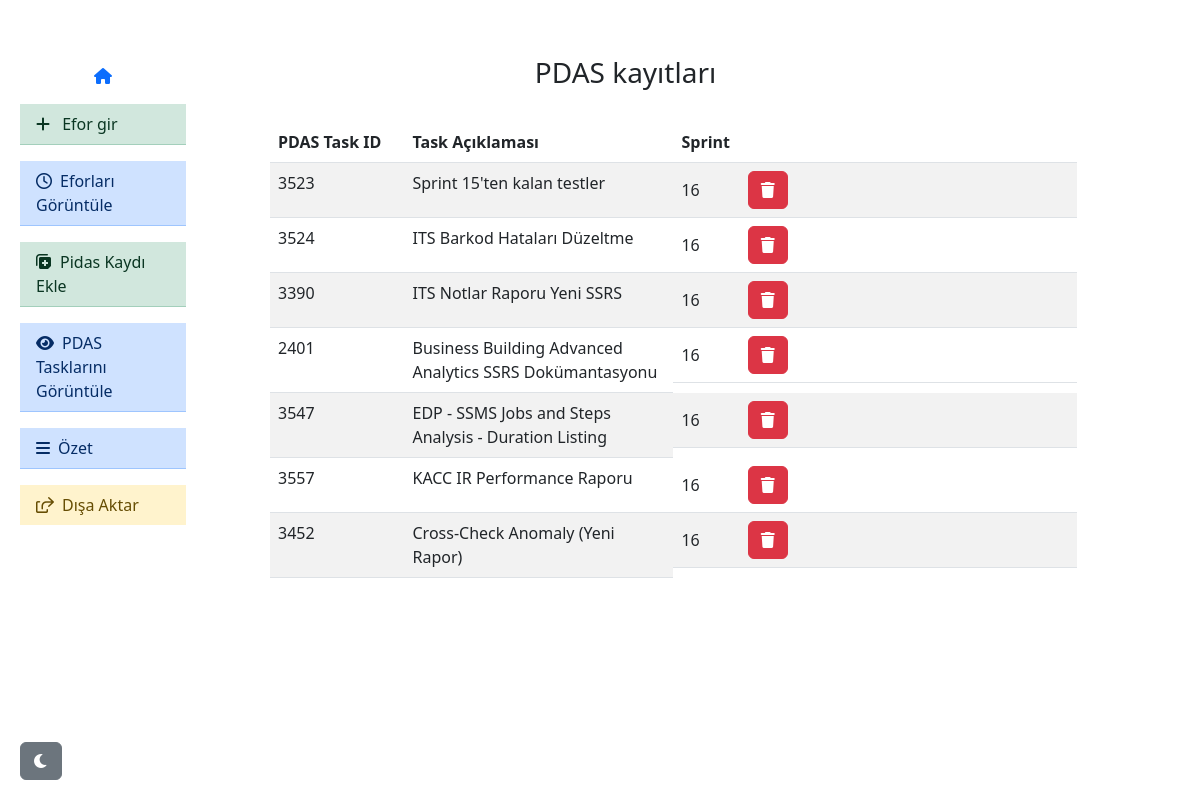
The page /show_pdas_items on the database as committed earlier.
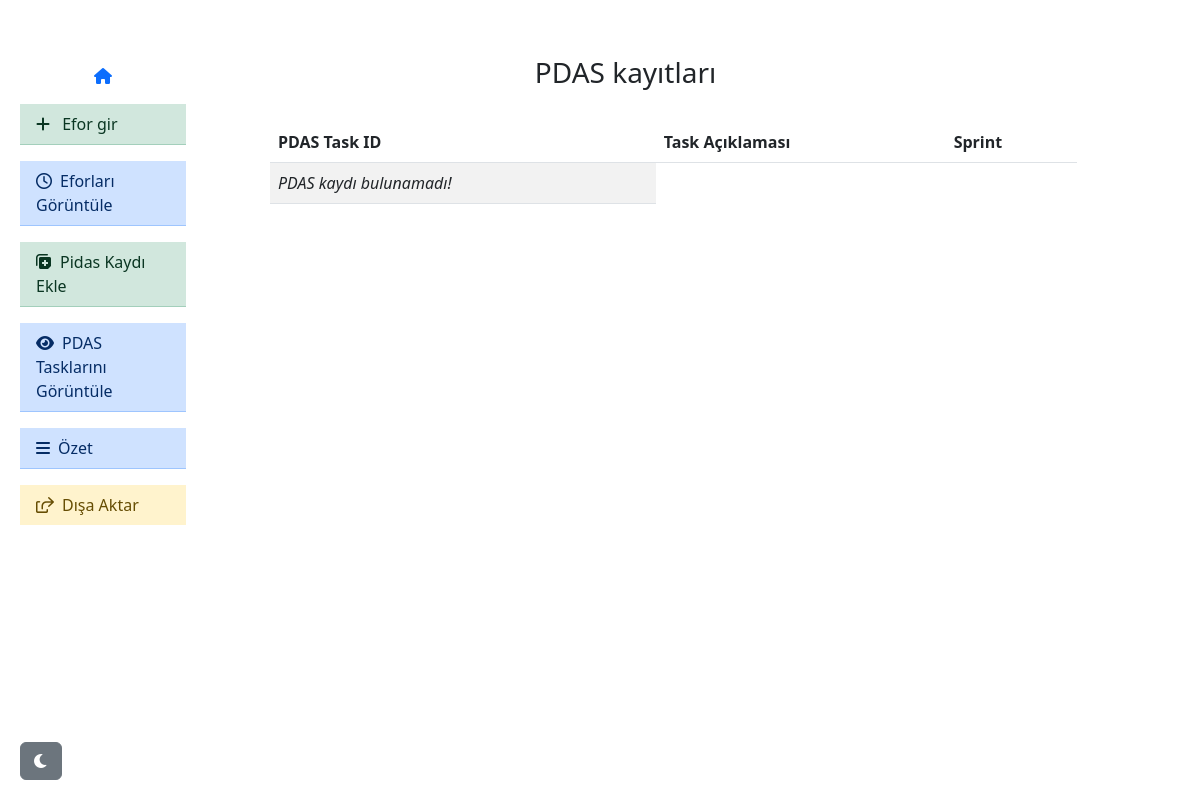
The same page on the database as committed later.
### tables this page shows
CREATE TABLE pdas (
                    id INTEGER PRIMARY KEY AUTOINCREMENT,
                    pdas_task_id TEXT,
                    pdas_task_aciklama TEXT,
                    bagli_sprint TEXT
                );

### app.py (the view)
@app.route('/show_pdas_items')
def show_pdas_items():
    conn = sqlite3.connect('daily_log.db')
    c = conn.cursor()
    c.execute('SELECT * FROM pdas')
    pdas_logs = c.fetchall()
    conn.close()
    return render_template('show_pdas.html', logs=pdas_logs)

### templates/show_pdas.html (shortened to what this page needs)
{% extends 'base.html' %}
{% block content %}
<div class="container d-flex justify-content-center mt-2 mb-3">
    <h3>PDAS kayıtları</h3>
</div>
<div class="container d-flex ms-5 mt-4">
    {% if not logs  %}
    <table class="table table-striped">
        <thead>
            <tr class="satir">
                <th scope="col-2">PDAS Task ID</th>
                <th scope="col-4">Task Açıklaması</th>
                <th scope="col">Sprint</th>
            </tr>
        </thead>
        <tbody>
            <tr class="satir">
                <td class="col fs4 fst-italic">PDAS kaydı bulunamadı!</td>
            </tr>
        </tbody>
    </table>
    {% else %}
    <table class="table table-striped">
        <thead>
            <tr class="satir">
                <th scope="col-2">PDAS Task ID</th>
                <th scope="col-4">Task Açıklaması</th>
                <th scope="col">Sprint</th>
            </tr>
        </thead>
    <tbody>
        {% for log in logs %}
        <tr class="satir">
            <td class="col-2">{{ log[1] }}</td>
            <td class="col-4">{{ log[2] }}</td>
            <td class="col d-flex align-items-center">{{ log[3] }}
                <button type="button" class="btn btn-danger btn-xs delete-btn ms-5" data-task-id="{{ log[1] }}">
                    <i class="fa-solid fa-trash"></i>
                </button>
            </td>
        </tr>
        {% endfor %}
    </tbody>
</table>
    {% endif %}
</div>
{% endblock %}

Rows that differ between the two databases and show on the page:
removed pdas: pdas_task "3523", pdas_task_aciklama "Sprint 15'ten kalan testler", bagli_sprint "16"
removed pdas: pdas_task "3524", pdas_task_aciklama "ITS Barkod Hataları Düzeltme", bagli_sprint "16"
removed pdas: pdas_task "3390", pdas_task_aciklama "ITS Notlar Raporu Yeni SSRS", bagli_sprint "16"
removed pdas: pdas_task "2401", pdas_task_aciklama "Business Building Advanced Analytics SSRS Dokümantasyonu", bagli_sprint "16"
removed pdas: pdas_task "3547", pdas_task_aciklama "EDP - SSMS Jobs and Steps Analysis - Duration Listing", bagli_sprint "16"
removed pdas: pdas_task "3557", pdas_task_aciklama "KACC IR Performance Raporu", bagli_sprint "16"
removed pdas: pdas_task "3452", pdas_task_aciklama "Cross-Check Anomaly (Yeni Rapor)", bagli_sprint "16"
Other text that changed with them:
text now shown: "PDAS kaydı bulunamadı!"
